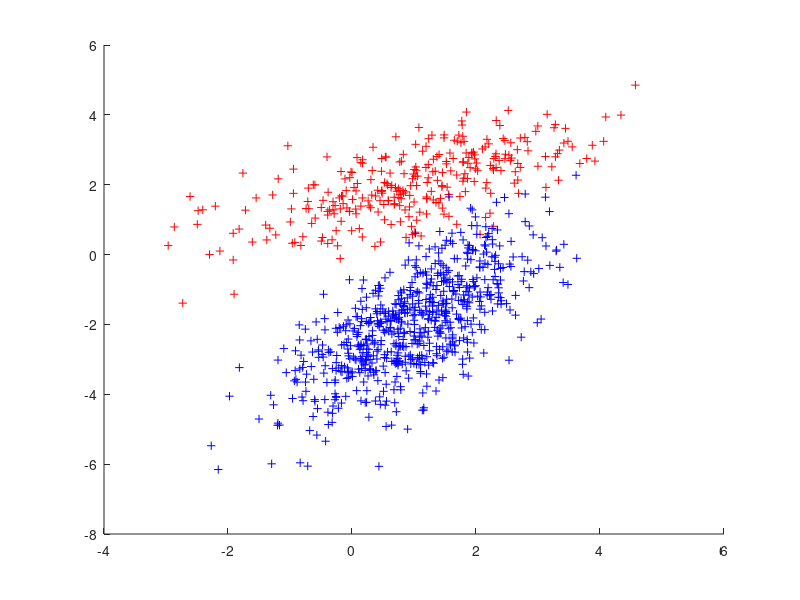

This figure's MATLAB source:
% Sample set 1
mu1 = [1;2];
sigma1 = [2 1; 1 1];
n1 = 300;
s1 = mvnrnd( mu1, sigma1, n1 );

% Sample set 2
mu2 = [1; -2];
sigma2 = [1 1; 1 2];
n2 = 700;
s2 = mvnrnd( mu2, sigma2, n2 );

hold all;

plot( s1(:,1), s1(:,2), 'r+' );
plot( s2(:,1), s2(:,2), 'b+' );

hold off;

estimated_mu1 = ( (1/n1) * sum( s1 ) )'

summation = zeros(2,2);
for i = 1:n1,
	summation = summation + ( s1(i,:) - estimated_mu1' )' * (s1(i,:) - estimated_mu1' );
end
estimated_sigma1 = summation ./ n1

estimated_mu2 = ( (1/n2) * sum( s2 ) )'

summation = zeros(2,2);
for i = 1:n2,
	summation = summation + ( s2(i,:) - estimated_mu2' )' * (s2(i,:) - estimated_mu2' );
end
estimated_sigma2 = summation ./ n2
